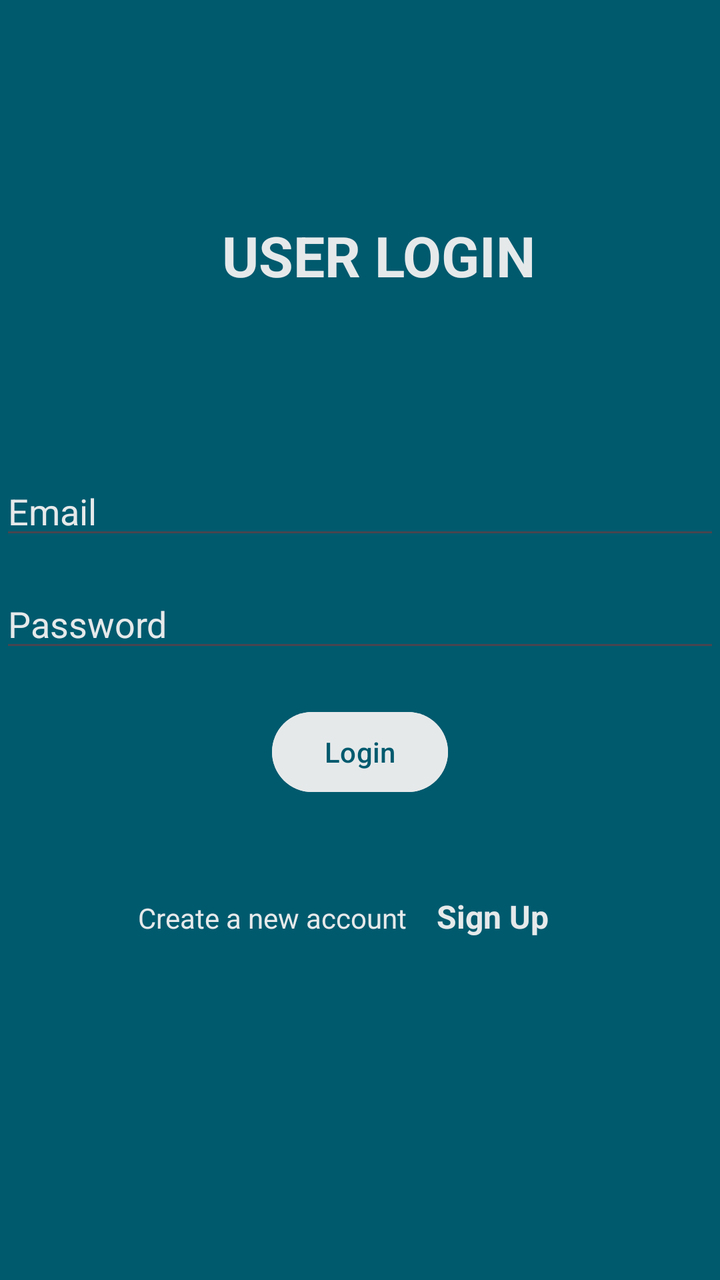
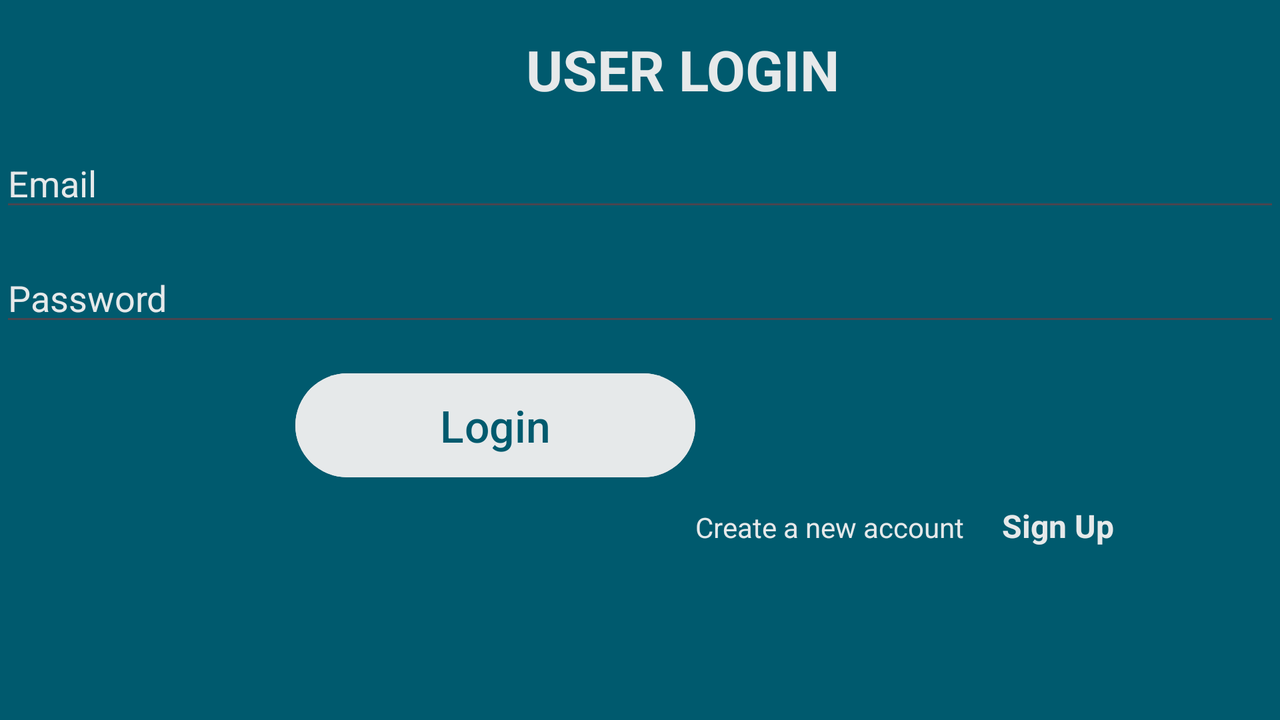

Two renders of one Android screen. The first uses the default layout on a phone; the second uses the alternative layout the repository ships for a different screen configuration, on a matching device. The two XML files are below.
<!-- AndroidManifest.xml: application theme Theme.Zaid_Alam_Individual_Project2 -->
<!-- res/layout/activity_login.xml -->
<?xml version="1.0" encoding="utf-8"?>
<androidx.constraintlayout.widget.ConstraintLayout xmlns:android="http://schemas.android.com/apk/res/android"
    xmlns:app="http://schemas.android.com/apk/res-auto"
    xmlns:tools="http://schemas.android.com/tools"
    android:layout_width="match_parent"
    android:layout_height="match_parent"
    android:background="#005a6e "
    android:textColor="#E6E9EA"
    tools:context=".LoginActivity">

    <TextView
        android:id="@+id/textView3"
        android:layout_width="wrap_content"
        android:layout_height="wrap_content"
        android:layout_marginStart="111dp"
        android:layout_marginTop="109dp"
        android:text="USER LOGIN"
        android:textColor="#E6E9EA"
        android:textSize="28sp"
        android:textStyle="bold"
        app:layout_constraintStart_toStartOf="parent"
        app:layout_constraintTop_toTopOf="parent" />

    <TextView
        android:id="@+id/createText"
        android:layout_width="wrap_content"
        android:layout_height="wrap_content"
        android:layout_marginEnd="15dp"
        android:text="Create a new account"
        android:textColor="#E6E9EA"
        app:layout_constraintBaseline_toBaselineOf="@+id/signUpLink"
        app:layout_constraintEnd_toStartOf="@+id/signUpLink"
        app:layout_constraintHorizontal_chainStyle="packed"
        app:layout_constraintStart_toStartOf="parent" />

    <TextView
        android:id="@+id/signUpLink"
        android:layout_width="wrap_content"
        android:layout_height="wrap_content"
        android:layout_marginEnd="17dp"
        android:layout_marginBottom="171dp"
        android:text="Sign Up"
        android:textColor="#E6E9EA"
        android:textSize="16sp"
        android:textStyle="bold"
        app:layout_constraintBottom_toBottomOf="parent"
        app:layout_constraintEnd_toEndOf="parent"
        app:layout_constraintStart_toEndOf="@+id/createText" />

    <Button
        android:id="@+id/login_btn"
        android:layout_width="wrap_content"
        android:layout_height="wrap_content"
        android:layout_marginTop="21dp"
        android:backgroundTint="#E6E9EA  "
        android:text="Login"
        android:textColor="#005a6e"
        app:layout_constraintEnd_toEndOf="@+id/password_login"
        app:layout_constraintStart_toStartOf="@+id/password_login"
        app:layout_constraintTop_toBottomOf="@+id/password_login" />

    <EditText
        android:id="@+id/password_login"
        android:layout_width="match_parent"
        android:layout_height="wrap_content"
        android:layout_marginTop="15dp"
        android:ems="10"
        android:hint="Password"
        android:inputType="textPassword"
        android:textColor="#E6E9EA"
        android:textColorHint="#E6E9EA"
        app:layout_constraintStart_toStartOf="@+id/email_login"
        app:layout_constraintTop_toBottomOf="@+id/email_login" />


    <EditText
        android:id="@+id/email_login"
        android:layout_width="match_parent"
        android:layout_height="wrap_content"
        android:layout_marginTop="87dp"
        android:ems="10"
        android:hint="Email"
        android:inputType="text"
        android:textColor="#E6E9EA"
        android:textColorHint="#E6E9EA"
        app:layout_constraintEnd_toEndOf="parent"
        app:layout_constraintStart_toStartOf="parent"
        app:layout_constraintTop_toBottomOf="@+id/textView3" />

    <ProgressBar
        android:id="@+id/progressBarLogin"

        android:layout_width="50dp"
        android:layout_height="89dp"
        android:visibility="gone"
        app:layout_constraintBottom_toTopOf="@+id/password_login"
        app:layout_constraintEnd_toEndOf="parent"
        app:layout_constraintStart_toStartOf="parent"
        app:layout_constraintTop_toTopOf="@+id/password_login"
        tools:visibility="visible" />

</androidx.constraintlayout.widget.ConstraintLayout>
<!-- resources referenced by this layout -->
<resources>
  <style name="Theme.Zaid_Alam_Individual_Project2" parent="Base.Theme.Zaid_Alam_Individual_Project2" />
  <style name="Base.Theme.Zaid_Alam_Individual_Project2" parent="Theme.Material3.DayNight.NoActionBar">
          
          
      </style>
</resources>
<!-- res/layout-land/activity_login.xml (the repository's variant of the layout above) -->
<!-- drawn on the phone turned sideways -->
<?xml version="1.0" encoding="utf-8"?>
<androidx.constraintlayout.widget.ConstraintLayout xmlns:android="http://schemas.android.com/apk/res/android"
    xmlns:app="http://schemas.android.com/apk/res-auto"
    xmlns:tools="http://schemas.android.com/tools"
    android:layout_width="match_parent"
    android:layout_height="match_parent"
    android:background="#005a6e "
    android:textColor="#E6E9EA"
    tools:context=".LoginActivity">

    <TextView
        android:id="@+id/textView3"
        android:layout_width="wrap_content"
        android:layout_height="wrap_content"
        android:layout_marginStart="263dp"
        android:layout_marginTop="16dp"
        android:text="USER LOGIN"
        android:textColor="#E6E9EA"
        android:textSize="28sp"
        android:textStyle="bold"
        app:layout_constraintStart_toStartOf="parent"
        app:layout_constraintTop_toTopOf="parent" />

    <Button
        android:id="@+id/login_btn"
        android:layout_width="200dp"
        android:layout_height="60dp"
        android:layout_marginTop="36dp"
        android:layout_marginBottom="33dp"
        android:backgroundTint="#E6E9EA"
        android:text="Login"
        android:textColor="#005a6e"
        android:textSize="22sp"
        app:layout_constraintBottom_toTopOf="@+id/createText"
        app:layout_constraintEnd_toStartOf="@+id/createText"
        app:layout_constraintTop_toBottomOf="@+id/password_login" />

    <EditText
        android:id="@+id/password_login"
        android:layout_width="0dp"
        android:layout_height="wrap_content"
        android:layout_marginTop="16dp"
        android:hint="Password"
        android:inputType="textPassword"
        android:textColor="#E6E9EA"
        android:textColorHint="#E6E9EA"
        app:layout_constraintEnd_toEndOf="parent"
        app:layout_constraintStart_toStartOf="parent"
        app:layout_constraintTop_toBottomOf="@+id/email_login" />

    <EditText
        android:id="@+id/email_login"
        android:layout_width="0dp"
        android:layout_height="wrap_content"
        android:layout_marginTop="16dp"
        android:hint="Email"
        android:inputType="text"
        android:textColor="#E6E9EA"
        android:textColorHint="#E6E9EA"
        app:layout_constraintEnd_toEndOf="parent"
        app:layout_constraintStart_toStartOf="parent"
        app:layout_constraintTop_toBottomOf="@+id/textView3" />

    <TextView
        android:id="@+id/signUpLink"
        android:layout_width="wrap_content"
        android:layout_height="wrap_content"
        android:layout_marginEnd="83dp"
        android:text="Sign Up"
        android:textColor="#E6E9EA"
        android:textSize="16sp"
        android:textStyle="bold"
        app:layout_constraintBaseline_toBaselineOf="@+id/createText"
        app:layout_constraintEnd_toEndOf="parent" />

    <TextView
        android:id="@+id/createText"
        android:layout_width="wrap_content"
        android:layout_height="wrap_content"
        android:layout_marginEnd="19dp"
        android:layout_marginBottom="87dp"
        android:text="Create a new account"
        android:textColor="#E6E9EA"
        app:layout_constraintBottom_toBottomOf="parent"
        app:layout_constraintEnd_toStartOf="@+id/signUpLink" />

    <ProgressBar
        android:id="@+id/progressBarLogin"
        style="?android:attr/progressBarStyle"
        android:layout_width="wrap_content"
        android:layout_height="wrap_content"
        android:visibility="gone"
        app:layout_constraintBottom_toTopOf="parent"
        app:layout_constraintEnd_toStartOf="parent"
        app:layout_constraintStart_toStartOf="parent"
        app:layout_constraintTop_toTopOf="parent" />

</androidx.constraintlayout.widget.ConstraintLayout>
